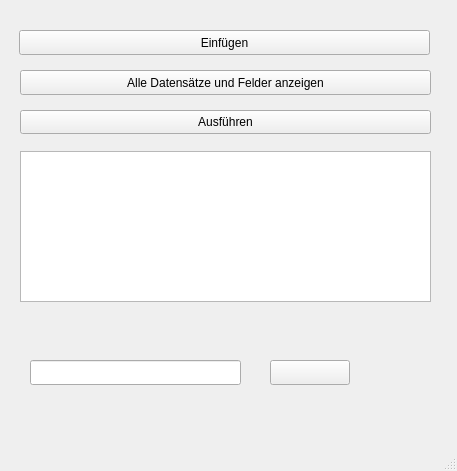
<?xml version="1.0" encoding="UTF-8"?>
<ui version="4.0">
 <class>MainWindow</class>
 <widget class="QMainWindow" name="MainWindow">
  <property name="geometry">
   <rect>
    <x>0</x>
    <y>0</y>
    <width>457</width>
    <height>471</height>
   </rect>
  </property>
  <property name="windowTitle">
   <string>MainWindow</string>
  </property>
  <widget class="QWidget" name="centralwidget">
   <widget class="QListWidget" name="LstAusgabe">
    <property name="geometry">
     <rect>
      <x>20</x>
      <y>151</y>
      <width>411</width>
      <height>151</height>
     </rect>
    </property>
   </widget>
   <widget class="QPushButton" name="CmdEinfuegen">
    <property name="geometry">
     <rect>
      <x>19</x>
      <y>30</y>
      <width>411</width>
      <height>25</height>
     </rect>
    </property>
    <property name="text">
     <string>Einfügen</string>
    </property>
   </widget>
   <widget class="QPushButton" name="CmdAnzeigenAlle">
    <property name="geometry">
     <rect>
      <x>20</x>
      <y>70</y>
      <width>411</width>
      <height>25</height>
     </rect>
    </property>
    <property name="text">
     <string>Alle Datensätze und Felder anzeigen</string>
    </property>
   </widget>
   <widget class="QPushButton" name="CmdAuswaehlen">
    <property name="geometry">
     <rect>
      <x>20</x>
      <y>110</y>
      <width>411</width>
      <height>24</height>
     </rect>
    </property>
    <property name="text">
     <string>Ausführen</string>
    </property>
   </widget>
   <widget class="QLineEdit" name="EdtEingabe">
    <property name="geometry">
     <rect>
      <x>30</x>
      <y>360</y>
      <width>211</width>
      <height>25</height>
     </rect>
    </property>
    <property name="text">
     <string/>
    </property>
   </widget>
   <widget class="QLabel" name="LblEingabe">
    <property name="geometry">
     <rect>
      <x>130</x>
      <y>320</y>
      <width>61</width>
      <height>17</height>
     </rect>
    </property>
    <property name="text">
     <string/>
    </property>
   </widget>
   <widget class="QPushButton" name="CmdEingabe">
    <property name="geometry">
     <rect>
      <x>270</x>
      <y>360</y>
      <width>80</width>
      <height>25</height>
     </rect>
    </property>
    <property name="text">
     <string/>
    </property>
   </widget>
  </widget>
  <widget class="QMenuBar" name="menubar">
   <property name="geometry">
    <rect>
     <x>0</x>
     <y>0</y>
     <width>457</width>
     <height>22</height>
    </rect>
   </property>
  </widget>
  <widget class="QStatusBar" name="statusbar"/>
 </widget>
 <resources/>
 <connections/>
</ui>
